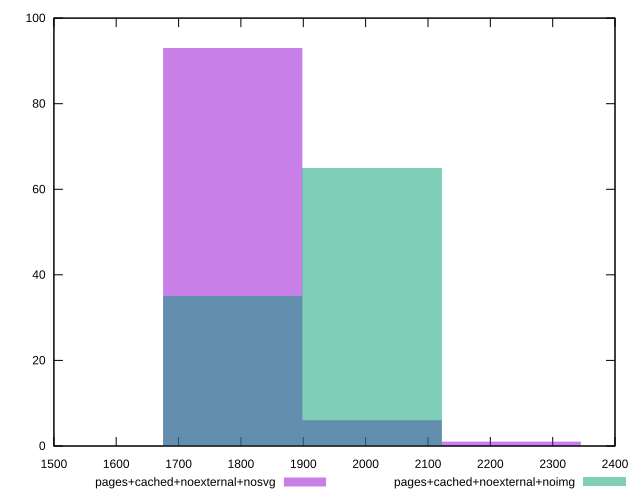

This figure's gnuplot source:
reset
set terminal svg size 640, 500
set output "reprap/metrics/comparison/histogram/7_vs_8.svg"

$pagesCachedNoexternalNosvg <<EOF
1776.9845647879374 93
2221.2307059849218 1
1999.1076353864296 6
EOF

$pagesCachedNoexternalNoimg <<EOF
1776.9845647879374 35
1999.1076353864296 65
EOF

set key outside below
set boxwidth 222.12307059849218
set yrange [0:100]
set style fill transparent solid 0.5 noborder

plot \
  $pagesCachedNoexternalNosvg title "pages+cached+noexternal+nosvg" with boxes, \
  $pagesCachedNoexternalNoimg title "pages+cached+noexternal+noimg" with boxes, \


reset
